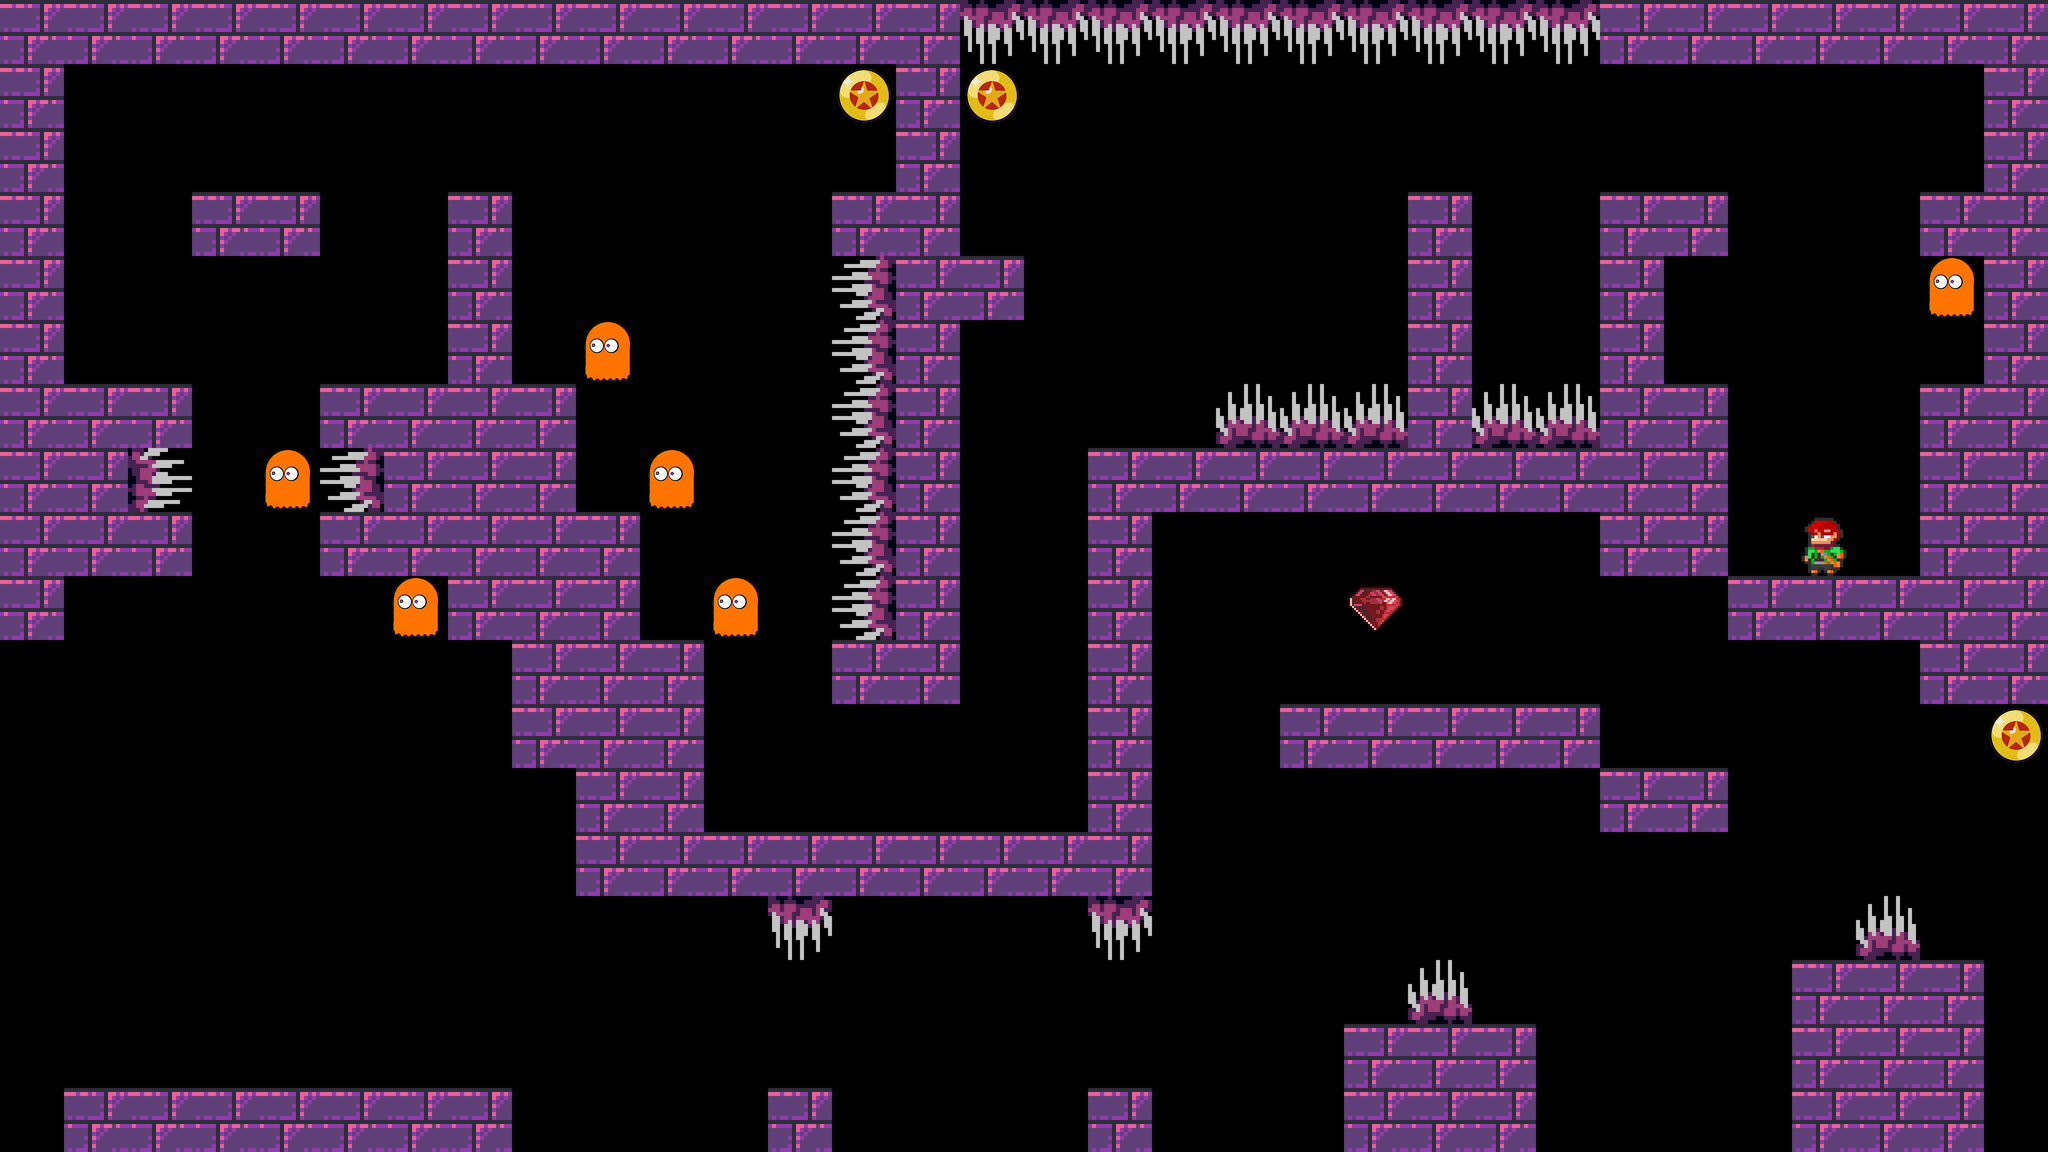

A level layout from a 2D game, rendered from its tile map. Below: a short description, then the map file with its tile-grid data intact:
An orthogonal 32x18 tile map with 256x256 px tiles, 1 tile layer (Tile Layer 1).

<map version="1.8" tiledversion="1.8.2" orientation="orthogonal" renderorder="right-down" width="32" height="18" tilewidth="256" tileheight="256" infinite="0" nextlayerid="2" nextobjectid="1">
 <editorsettings>
  <export target="../level/4.level" format="level" />
 </editorsettings>
 <tileset firstgid="1" source="IlluFormerSprites.tsx" />
 <layer id="1" name="Tile Layer 1" width="32" height="18">
  <data encoding="csv">
7,7,7,7,7,7,7,7,7,7,7,7,7,7,7,8,8,8,8,8,8,8,8,8,8,7,7,7,7,7,7,7,
7,0,0,0,0,0,0,0,0,0,0,0,0,2,7,2,0,0,0,0,0,0,0,0,0,0,0,0,0,0,0,7,
7,0,0,0,0,0,0,0,0,0,0,0,0,0,7,0,0,0,0,0,0,0,0,0,0,0,0,0,0,0,0,7,
7,0,0,7,7,0,0,7,0,0,0,0,0,7,7,0,0,0,0,0,0,0,7,0,0,7,7,0,0,0,7,7,
7,0,0,0,0,0,0,7,0,0,0,0,0,9,7,7,0,0,0,0,0,0,7,0,0,7,0,0,0,0,3,7,
7,0,0,0,0,0,0,7,0,3,0,0,0,9,7,0,0,0,0,0,0,0,7,0,0,7,0,0,0,0,0,7,
7,7,7,0,0,7,7,7,7,0,0,0,0,9,7,0,0,0,0,11,11,11,7,11,11,7,7,0,0,0,7,7,
7,7,10,0,3,9,7,7,7,0,3,0,0,9,7,0,0,7,7,7,7,7,7,7,7,7,7,0,0,0,7,7,
7,7,7,0,0,7,7,7,7,7,0,0,0,9,7,0,0,7,0,0,0,0,0,0,0,7,7,0,1,0,7,7,
7,0,0,0,0,0,3,7,7,7,0,3,0,9,7,0,0,7,0,0,0,4,0,0,0,0,0,7,7,7,7,7,
0,0,0,0,0,0,0,0,7,7,7,0,0,7,7,0,0,7,0,0,0,0,0,0,0,0,0,0,0,0,7,7,
0,0,0,0,0,0,0,0,7,7,7,0,0,0,0,0,0,7,0,0,7,7,7,7,7,0,0,0,0,0,0,2,
0,0,0,0,0,0,0,0,0,7,7,0,0,0,0,0,0,7,0,0,0,0,0,0,0,7,7,0,0,0,0,0,
0,0,0,0,0,0,0,0,0,7,7,7,7,7,7,7,7,7,0,0,0,0,0,0,0,0,0,0,0,0,0,0,
0,0,0,0,0,0,0,0,0,0,0,0,8,0,0,0,0,8,0,0,0,0,0,0,0,0,0,0,0,11,0,0,
0,0,0,0,0,0,0,0,0,0,0,0,0,0,0,0,0,0,0,0,0,0,11,0,0,0,0,0,7,7,7,0,
0,0,0,0,0,0,0,0,0,0,0,0,0,0,0,0,0,0,0,0,0,7,7,7,0,0,0,0,7,7,7,0,
0,7,7,7,7,7,7,7,0,0,0,0,7,0,0,0,0,7,0,0,0,7,7,7,0,0,0,0,7,7,7,0
</data>
 </layer>
</map>
